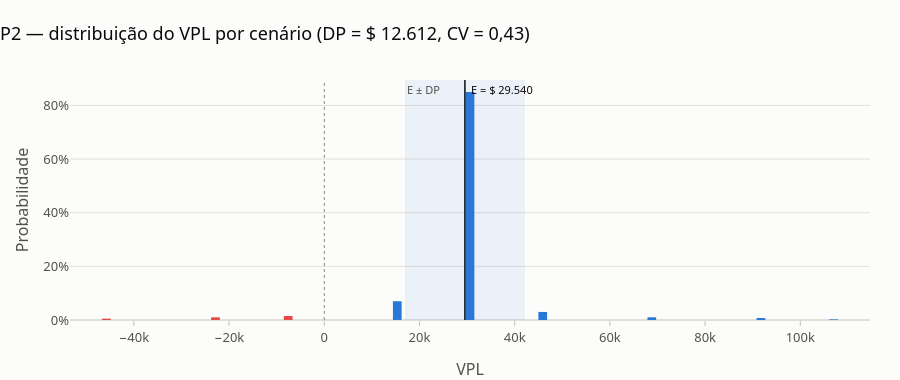

The notebook cell saved with this chart:
### Code cell
fig = viz.grafico_distribuicao_discreta(ac, "P2")
viz.exportar(fig, f"{SAIDA}/distribuicao_p2")
fig

### Figure 1 — Plotly figure (JSON) as saved in the notebook; plotly's stock layout.template omitted (floating-point values rounded to 4 significant figures)
{"data": [{"customdata": ["Pessimista · CPV +10%", "Pessimista · CPV +7%", "Pessimista · CPV +5%", "Pessimista · CPV +2%", "Mais provável", "Otimista · CPV −2%", "Otimista · CPV −5%", "Otimista · CPV −8%", "Otimista · CPV −10%"], "hovertemplate": "%{customdata}<br>VPL %{x:,.0f}<br>probabilidade %{y:.1%}<extra></extra>", "marker": {"color": ["#e34948", "#e34948", "#e34948", "#2a78d6", "#2a78d6", "#2a78d6", "#2a78d6", "#2a78d6", "#2a78d6"], "line": {"width": 0}}, "showlegend": false, "type": "bar", "width": 1833.0, "x": [-45780.0, -22870.0, -7588.0, 15330.0, 30610.0, 45890.0, 68810.0, 91720.0, 107000.0], "y": [0.005, 0.01, 0.015, 0.07, 0.85, 0.03, 0.01, 0.0075, 0.0025]}], "layout": {"annotations": [{"font": {"color": "#52514e", "size": 11}, "showarrow": false, "text": "E ± DP", "x": 16930.0, "xanchor": "left", "xref": "x", "y": 1, "yanchor": "top", "yref": "y domain"}, {"font": {"color": "#0b0b0b", "size": 11}, "showarrow": false, "text": "E = $ 29.540", "x": 29540.0, "xanchor": "left", "xshift": 4, "y": 1, "yref": "paper"}], "bargap": 0, "height": 380, "shapes": [{"fillcolor": "#2a78d6", "line": {"width": 0}, "opacity": 0.08, "type": "rect", "x0": 16930.0, "x1": 42150.0, "xref": "x", "y0": 0, "y1": 1, "yref": "y domain"}, {"line": {"color": "#0b0b0b", "width": 1.5}, "type": "line", "x0": 29540.0, "x1": 29540.0, "xref": "x", "y0": 0, "y1": 1, "yref": "y domain"}, {"line": {"color": "#898781", "dash": "dot", "width": 1}, "type": "line", "x0": 0, "x1": 0, "xref": "x", "y0": 0, "y1": 1, "yref": "y domain"}], "title": {"text": "P2 — distribuição do VPL por cenário (DP = $ 12.612, CV = 0,43)"}, "xaxis": {"showgrid": false, "title": {"text": "VPL"}}, "yaxis": {"tickformat": ".0%", "title": {"text": "Probabilidade"}}}}
